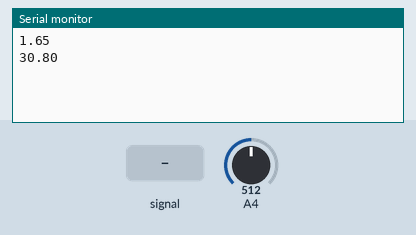
The sketch below on a simulated Arduino Zero (SAMD21). Shown: the last lines printed to the serial monitor. The inputs (shaded band) are chosen by the test bench; at power-on: A4 = 512 (analog values on the 0–1023 scale).

Above: at 1.2 s.
1.3 s: A4 fed a 2 Hz sine of ±306 counts around its level
At 2.7 s:
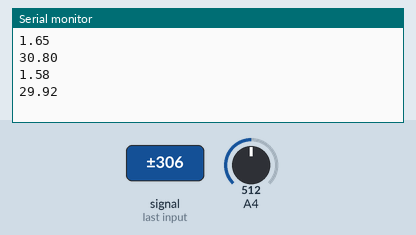
2.8 s: A4 set to 716
At 4.2 s:
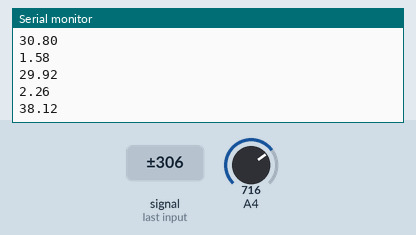
4.3 s: A4 fed a 50 Hz sine of ±306 counts around its level
At 5.6 s:
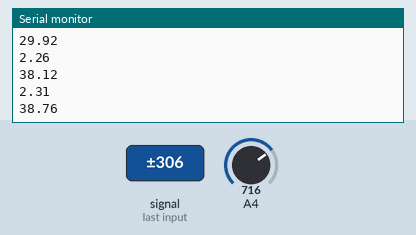
5.8 s: A4 set to 900
At 7.2 s:
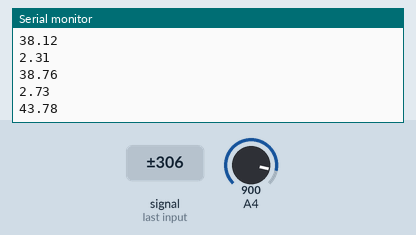
Timing chart, 0 to 8.3 s (numbered marks = the images above; inputs shaded):
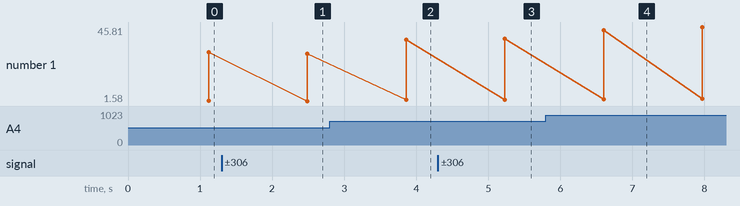

The sketch:

temp_test.ino
```cpp
float temp = 0.0;
float v_v = 0.0;
float slope = 140/11;
float constant = 95/11;
#define DUCK 4
#define DUCKING_CONST 3

void setup() {
  // put your setup code here, to run once:
  analogReadResolution(12);
  Serial.begin(115200);
  pinMode(DUCK, INPUT);
}

void loop() {
  // put your main code here, to run repeatedly:
  for (int i = 0; i < 10000; i++)
    v_v += (analogRead(DUCK) * 3.3 / 4096.0);
  v_v /= 10000;
  Serial.println(v_v);
  temp = (v_v * slope) + constant + DUCKING_CONST;
  Serial.println(temp);
  delay(250);
}
```

Measured:
- after the input at 1.3 s, the serial monitor: prints a new line after 1.2 s (image 1)
- after the input at 2.8 s, the serial monitor: prints a new line after 1.1 s (image 2)
- after the input at 4.3 s, the serial monitor: prints a new line after 0.93 s (image 3)
- after the input at 5.8 s, the serial monitor: prints a new line after 0.80 s (image 4)
- plotted number 1: 30.8 → 29.92 after the input at 1.3 s, 29.92 → 38.12 after the input at 2.8 s, 38.12 → 38.76 after the input at 4.3 s, 38.76 → 45.81 after the input at 5.8 s
